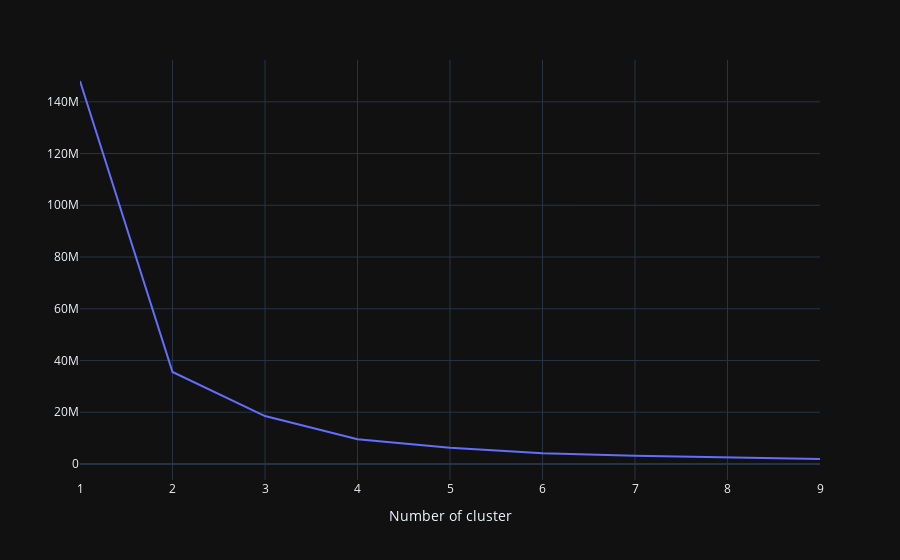

Here is the notebook cell this chart was saved with:
### Code cell
my_dict={}
ctm_recency = ctm_dt[['Recency']]
for idx in range(1, 10):
    kmeans = KMeans(n_clusters=idx, max_iter=1000).fit(ctm_recency)
    ctm_recency["clusters"] = kmeans.labels_
    my_dict[idx] = kmeans.inertia_ 

line_fig = px.line(x=list(my_dict.keys()), 
                   y=list(my_dict.values()), 
                   template="plotly_dark"
                  )

line_fig.update_layout(title_x=0, 
                       xaxis_title="Number of cluster", 
                       yaxis_title=""
                      )

line_fig.show(config={'displaylogo': False})

### Figure 1 — Plotly figure (JSON) as saved in the notebook; plotly's stock layout.template omitted (floating-point values rounded to 4 significant figures)
{"data": [{"hovertemplate": "x=%{x}<br>y=%{y}<extra></extra>", "legendgroup": "", "line": {"color": "#636efa", "dash": "solid"}, "marker": {"symbol": "circle"}, "mode": "lines", "name": "", "orientation": "v", "showlegend": false, "type": "scatter", "x": [1, 2, 3, 4, 5, 6, 7, 8, 9], "xaxis": "x", "y": [148100000.0, 35540000.0, 18520000.0, 9530000.0, 6218000.0, 4140000.0, 3136000.0, 2447000.0, 1907000.0], "yaxis": "y"}], "layout": {"legend": {"tracegroupgap": 0}, "margin": {"t": 60}, "title": {"x": 0}, "xaxis": {"anchor": "y", "domain": [0, 1], "title": {"text": "Number of cluster"}}, "yaxis": {"anchor": "x", "domain": [0, 1], "title": {"text": ""}}}}
